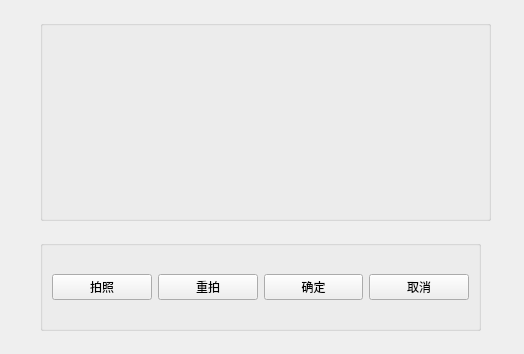
<?xml version="1.0" encoding="UTF-8"?>
<ui version="4.0">
 <class>camera</class>
 <widget class="QWidget" name="camera">
  <property name="geometry">
   <rect>
    <x>0</x>
    <y>0</y>
    <width>524</width>
    <height>354</height>
   </rect>
  </property>
  <property name="windowTitle">
   <string>Form</string>
  </property>
  <widget class="QGroupBox" name="groupBox">
   <property name="geometry">
    <rect>
     <x>40</x>
     <y>240</y>
     <width>441</width>
     <height>91</height>
    </rect>
   </property>
   <property name="title">
    <string/>
   </property>
   <layout class="QHBoxLayout" name="horizontalLayout">
    <item>
     <widget class="QPushButton" name="btnTake">
      <property name="text">
       <string>拍照</string>
      </property>
     </widget>
    </item>
    <item>
     <widget class="QPushButton" name="btnRedo">
      <property name="text">
       <string>重拍</string>
      </property>
     </widget>
    </item>
    <item>
     <widget class="QPushButton" name="btnYes">
      <property name="text">
       <string>确定</string>
      </property>
     </widget>
    </item>
    <item>
     <widget class="QPushButton" name="btnCancel">
      <property name="text">
       <string>取消</string>
      </property>
     </widget>
    </item>
   </layout>
  </widget>
  <widget class="QGroupBox" name="groupBox_2">
   <property name="geometry">
    <rect>
     <x>40</x>
     <y>20</y>
     <width>451</width>
     <height>201</height>
    </rect>
   </property>
   <property name="title">
    <string/>
   </property>
  </widget>
 </widget>
 <resources/>
 <connections/>
</ui>
